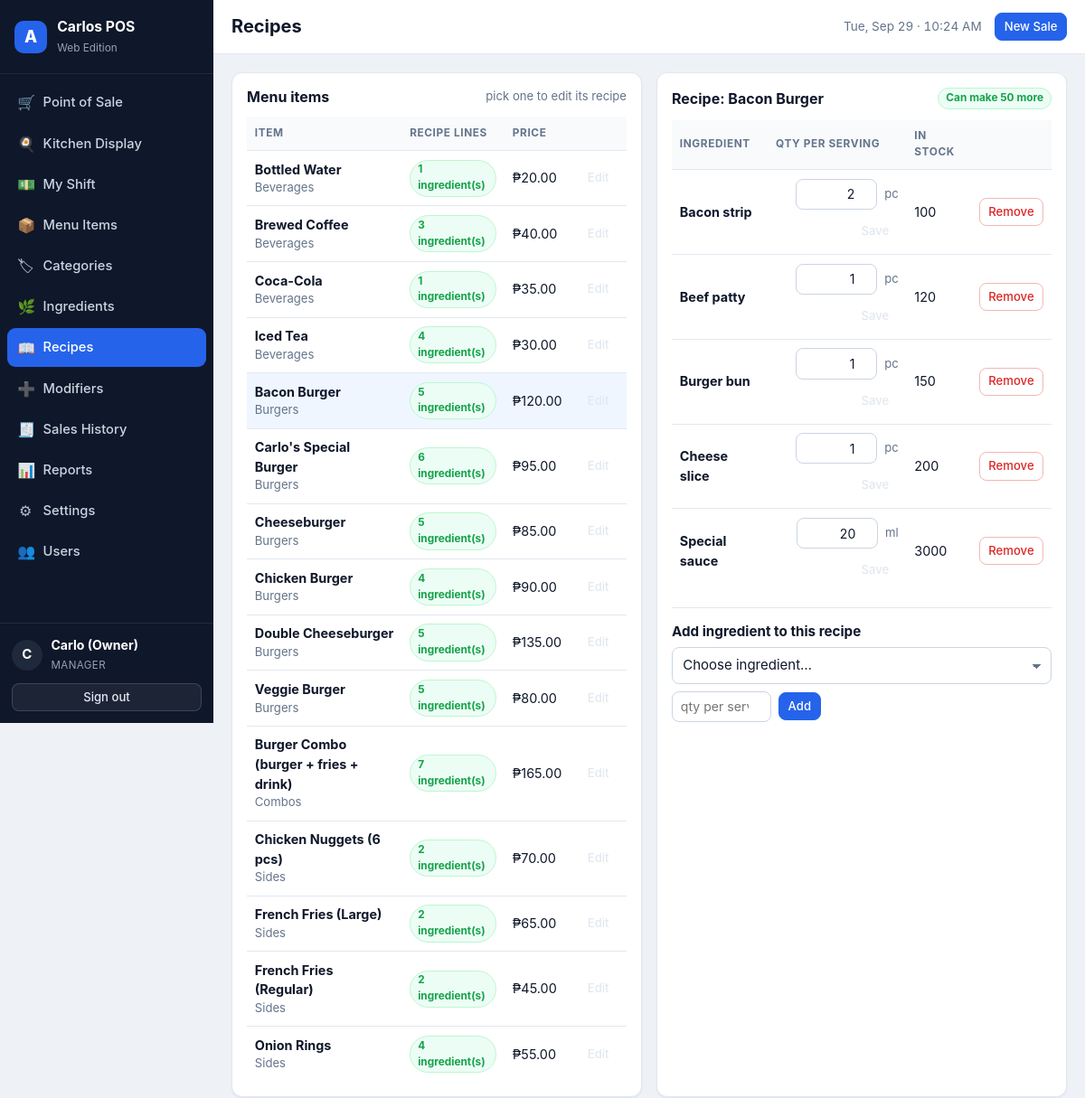
Screenshot of /index.php?page=recipes (signed in) with the database file from the repository.
### tables this page shows
CREATE TABLE IF NOT EXISTS `users` (
  `id`            INT UNSIGNED NOT NULL AUTO_INCREMENT,
  `name`          VARCHAR(100) NOT NULL,
  `username`      VARCHAR(50)  NOT NULL,
  `password_hash` VARCHAR(255) NOT NULL,
  `role`          ENUM('admin','cashier') NOT NULL DEFAULT 'cashier',
  `active`        TINYINT(1)   NOT NULL DEFAULT 1,
  `last_login`    DATETIME NULL DEFAULT NULL,
  `created_at`    DATETIME NOT NULL DEFAULT CURRENT_TIMESTAMP,
  PRIMARY KEY (`id`),
  UNIQUE KEY `uq_users_username` (`username`)
);

CREATE TABLE IF NOT EXISTS `products` (
  `id`            INT UNSIGNED NOT NULL AUTO_INCREMENT,
  `sku`           VARCHAR(64)  NOT NULL,
  `barcode`       VARCHAR(64)  NULL DEFAULT NULL,
  `name`          VARCHAR(200) NOT NULL,
  `category_id`   INT UNSIGNED NULL DEFAULT NULL,
  `cost_price`    DECIMAL(12,2) NOT NULL DEFAULT 0.00,
  `selling_price` DECIMAL(12,2) NOT NULL DEFAULT 0.00,
  `stock_qty`     DECIMAL(12,3) NOT NULL DEFAULT 0.000,
  `reorder_level` DECIMAL(12,3) NOT NULL DEFAULT 5.000,
  `unit`          VARCHAR(20)  NOT NULL DEFAULT 'pc',
  `tax_exempt`    TINYINT(1)   NOT NULL DEFAULT 0,
  `active`        TINYINT(1)   NOT NULL DEFAULT 1,
  `created_at`    DATETIME NOT NULL DEFAULT CURRENT_TIMESTAMP,
  `updated_at`    DATETIME NULL DEFAULT NULL ON UPDATE CURRENT_TIMESTAMP,
  PRIMARY KEY (`id`),
  UNIQUE KEY `uq_products_sku` (`sku`),
  UNIQUE KEY `uq_products_barcode` (`barcode`),
  KEY `ix_products_cat` (`category_id`),
  KEY `ix_products_name` (`name`),
  CONSTRAINT `fk_products_category` FOREIGN KEY (`category_id`)
    REFERENCES `categories` (`id`) ON DELETE SET NULL ON UPDATE CASCADE
);

CREATE TABLE IF NOT EXISTS `categories` (
  `id`         INT UNSIGNED NOT NULL AUTO_INCREMENT,
  `name`       VARCHAR(100) NOT NULL,
  `created_at` DATETIME NOT NULL DEFAULT CURRENT_TIMESTAMP,
  PRIMARY KEY (`id`),
  UNIQUE KEY `uq_categories_name` (`name`)
);

CREATE TABLE IF NOT EXISTS `product_ingredients` (
  `product_id`    INT UNSIGNED NOT NULL,
  `ingredient_id` INT UNSIGNED NOT NULL,
  `qty_per_unit`  DECIMAL(12,3) NOT NULL DEFAULT 1.000,
  PRIMARY KEY (`product_id`,`ingredient_id`),
  CONSTRAINT `fk_recipe_product` FOREIGN KEY (`product_id`)
    REFERENCES `products` (`id`) ON DELETE CASCADE ON UPDATE CASCADE,
  CONSTRAINT `fk_recipe_ingredient` FOREIGN KEY (`ingredient_id`)
    REFERENCES `ingredients` (`id`) ON DELETE CASCADE ON UPDATE CASCADE
);

CREATE TABLE IF NOT EXISTS `ingredients` (
  `id`            INT UNSIGNED NOT NULL AUTO_INCREMENT,
  `name`          VARCHAR(120) NOT NULL,
  `unit`          VARCHAR(20)  NOT NULL DEFAULT 'g',
  `stock_qty`     DECIMAL(12,3) NOT NULL DEFAULT 0.000,
  `reorder_level` DECIMAL(12,3) NOT NULL DEFAULT 0.000,
  `cost_per_unit` DECIMAL(12,4) NOT NULL DEFAULT 0.0000,
  `active`        TINYINT(1)   NOT NULL DEFAULT 1,
  `created_at`    DATETIME NOT NULL DEFAULT CURRENT_TIMESTAMP,
  `updated_at`    DATETIME NULL DEFAULT NULL ON UPDATE CURRENT_TIMESTAMP,
  PRIMARY KEY (`id`),
  UNIQUE KEY `uq_ingredients_name` (`name`)
);

### app/helpers.php (called while the page is built, shortened)
<?php
function e($value)
{
    return htmlspecialchars((string) $value, ENT_QUOTES | ENT_SUBSTITUTE, 'UTF-8');
}
function base_url($path = '')
{
    static $base = null;
    if ($base === null) {
        if (BASE_URL !== '') {
            $base = rtrim(BASE_URL, '/');
        } else {
            $script = $_SERVER['SCRIPT_NAME'] ?? '/index.php';
            $dir    = str_replace('\\', '/', dirname($script));
            $base   = ($dir === '/' || $dir === '.') ? '' : rtrim($dir, '/');
        }
    }
    return $base . '/' . ltrim((string) $path, '/');
}
function asset($path)
{
    return base_url('assets/' . ltrim($path, '/'));
}
function is_post()
{
    return ($_SERVER['REQUEST_METHOD'] ?? 'GET') === 'POST';
}
function get($key, $default = '')
{
    return isset($_GET[$key]) ? (is_string($_GET[$key]) ? trim($_GET[$key]) : $_GET[$key]) : $default;
}
function is_logged_in()
{
    return !empty($_SESSION['user_id']);
}
function current_user()
{
    static $user = false;
    if ($user === false) {
        $user = null;
        if (is_logged_in()) {
            $user = db_one('SELECT id, name, username, role, active FROM users WHERE id = ? AND active = 1',
                           [(int) $_SESSION['user_id']]);
        }
    }
    return $user;
}
function require_login()
{
    current_user();
}
function require_admin()
{
    require_login();
}
function money($amount, $withSymbol = true)
{
    $dp      = (int) setting('decimal_places', '2');
    $symbol  = setting('currency_symbol', '₱');
    $number  = number_format((float) $amount, $dp, '.', ',');
    return setting('currency_position', 'before') === 'before'
        ? $symbol . $number
        : $number . ' ' . $symbol;
}
function initial($name)
{
    $name = trim((string) $name);
    return function_exists('mb_substr')
        ? mb_strtoupper(mb_substr($name, 0, 1))
        : strtoupper(substr($name, 0, 1));
}
function fmt_qty($qty)
{
    return rtrim(rtrim(number_format((float) $qty, 3, '.', ''), '0'), '.');
}
function setting($key, $default = '')
{
    global $APP_SETTINGS;
    return $APP_SETTINGS[$key];
}
function role_label($role)
{
    return $role === 'admin' ? 'Manager' : 'Cashier';
}

### app/db.php (called while the page is built, shortened)
<?php
function db()
{
    static $pdo = null;
    if ($pdo === null) {
        $dsn = 'mysql:host=' . DB_HOST . ';dbname=' . DB_NAME . ';charset=' . DB_CHARSET;
        $pdo = new PDO($dsn, DB_USER, DB_PASS, [
            PDO::ATTR_ERRMODE            => PDO::ERRMODE_EXCEPTION,
            PDO::ATTR_DEFAULT_FETCH_MODE => PDO::FETCH_ASSOC,
            PDO::ATTR_EMULATE_PREPARES   => false,
        ]);
    }
    return $pdo;
}
function db_all($sql, $params = [])
{
    $st = db()->prepare($sql);
    $st->execute($params);
    return $st->fetchAll();
}
function db_one($sql, $params = [])
{
    $st = db()->prepare($sql);
    $st->execute($params);
    $row = $st->fetch();
    return $row === false ? null : $row;
}

### app/controllers/inventory.php (called while the page is built, shortened)
<?php
function recipes_controller()
{
    $productId = (int) get('id', 0);
    if ($productId <= 0) {
        $first = db_one('SELECT id FROM products ORDER BY name LIMIT 1');
        $productId = $first ? (int) $first['id'] : 0;
    }
    $products = db_all(
        'SELECT p.id, p.name, p.selling_price, p.unit, c.name AS category_name,
                (SELECT COUNT(*) FROM product_ingredients pi WHERE pi.product_id = p.id) AS recipe_count,
                (SELECT COALESCE(SUM(pi.qty_per_unit * i.cost_per_unit),0)
                   FROM product_ingredients pi JOIN ingredients i ON i.id = pi.ingredient_id
                  WHERE pi.product_id = p.id) AS recipe_cost
           FROM products p LEFT JOIN categories c ON c.id = p.category_id
          ORDER BY c.name, p.name'
    );
    $product = null;
    $recipe  = [];
    if ($productId > 0) {
        $product = db_one('SELECT * FROM products WHERE id = ?', [$productId]);
        $recipe  = db_all(
            'SELECT pi.*, i.name AS ingredient_name, i.unit, i.stock_qty
               FROM product_ingredients pi
               JOIN ingredients i ON i.id = pi.ingredient_id
              WHERE pi.product_id = ?
              ORDER BY i.name',
            [$productId]
        );
    }
    return [
        'title'       => 'Recipes',
        'products'    => $products,
        'product'     => $product,
        'productId'   => $productId,
        'recipe'      => $recipe,
        'ingredients' => db_all('SELECT id, name, unit, stock_qty FROM ingredients WHERE active = 1 ORDER BY name'),
        'capacity'    => recipe_capacity($productId),
    ];
}
function recipe_capacity($productId)
{
    $rows = db_all(
        'SELECT pi.qty_per_unit, i.stock_qty
           FROM product_ingredients pi
           JOIN ingredients i ON i.id = pi.ingredient_id
          WHERE pi.product_id = ? AND pi.qty_per_unit > 0',
        [(int) $productId]
    );
    $min = null;
    foreach ($rows as $r) {
        $possible = floor((float) $r['stock_qty'] / (float) $r['qty_per_unit']);
        if ($min === null || $possible < $min) {
            $min = $possible;
        }
    }
    return max(0, (int) $min);
}

### app/views/recipes.php (the view, shortened to what this page needs)
<?php
$products    = $data['products'];
$product     = $data['product'];
$recipe      = $data['recipe'];
$capacity    = $data['capacity'];
?>
<div class="grid-2">
  <div class="card">
    <div class="card-head"><h3>Menu items</h3>
      <span class="muted small">pick one to edit its recipe</span>
    </div>
    <div class="table-wrap">
      <table class="table">
        <thead><tr><th>Item</th><th>Recipe lines</th><th class="right">Price</th><th></th></tr></thead>
        <tbody>
        <?php foreach ($products as $p): ?>
          <tr class="<?= (int) $data['productId'] === (int) $p['id'] ? 'row-active' : '' ?>">
            <td>
              <strong><?= e($p['name']) ?></strong>
              <div class="muted small"><?= e($p['category_name'] ?? 'Uncategorized') ?></div>
            </td>
            <td>
              <?php if ((int) $p['recipe_count'] === 0): ?>
                <span class="pill pill-low">no recipe</span>
              <?php else: ?>
                <span class="pill pill-ok"><?= e($p['recipe_count']) ?> ingredient(s)</span>
              <?php endif; ?>
            </td>
            <td class="right"><?= e(money($p['selling_price'])) ?></td>
            <td class="right"><a class="btn btn-sm btn-ghost" href="<?= e(base_url('index.php?page=recipes&id=' . $p['id'])) ?>">Edit</a></td>
          </tr>
        <?php endforeach; ?>
        </tbody>
      </table>
    </div>
  </div>
  <div class="card">
    <div class="card-head">
      <h3><?= $product ? 'Recipe: ' . e($product['name']) : 'Recipe' ?></h3>
      <?php if ($capacity !== null): ?>
        <span class="pill <?= $capacity <= 0 ? 'pill-out' : ($capacity < 10 ? 'pill-low' : 'pill-ok') ?>">
          Can make <?= e($capacity) ?> more
        </span>
      <?php endif; ?>
    </div>
    <?php if (!$product): ?>
      <p class="muted">Add a menu item first (Products → Add product).</p>
    <?php else: ?>
      <?php if (!$recipe): ?>
        <p class="muted">No ingredients mapped yet. Selling this item will not consume any raw stock.</p>
      <?php else: ?>
        <div class="table-wrap">
          <table class="table">
            <thead><tr><th>Ingredient</th><th class="right">Qty per serving</th><th class="right">In stock</th><th class="right"></th></tr></thead>
            <tbody>
            <?php foreach ($recipe as $r): ?>
              <tr>
                <td><strong><?= e($r['ingredient_name']) ?></strong></td>
                <td class="right">
                  <form method="post" action="<?= e(base_url('index.php?page=recipes&action=update')) ?>" class="inline-form" style="justify-content:flex-end">
                    <input class="input input-sm" style="width:90px;text-align:right" type="number" step="0.001" min="0"
                           name="qty_per_unit" value="<?= e(fmt_qty($r['qty_per_unit'])) ?>">
                    <span class="muted small"><?= e($r['unit']) ?></span>
                    <button class="btn btn-sm btn-ghost" type="submit">Save</button>
                  </form>
                </td>
                <td class="right"><?= e(fmt_qty($r['stock_qty'])) ?></td>
                <td class="right">
                  <form method="post" action="<?= e(base_url('index.php?page=recipes&action=remove')) ?>" class="inline">
                    <button class="btn btn-sm btn-danger" type="submit" data-confirm="Remove this ingredient from the recipe?">Remove</button>
                  </form>
                </td>
              </tr>
            <?php endforeach; ?>
            </tbody>
          </table>
        </div>
      <?php endif; ?>
      <hr class="sep">
      <h4>Add ingredient to this recipe</h4>
      <form method="post" action="<?= e(base_url('index.php?page=recipes&action=add')) ?>" class="inline-form">
        <select class="input" name="ingredient_id" required>
          <option value="">Choose ingredient…</option>
        </select>
        <input class="input input-sm" style="width:110px" type="number" step="0.001" min="0" name="qty_per_unit"
               placeholder="qty per serving" required>
        <button class="btn btn-primary btn-sm" type="submit">Add</button>
      </form>
    <?php endif; ?>
  </div>
</div>

### app/views/layout/header.php (shortened to what this page needs)
<?php
$user     = $layout === 'app' ? current_user() : null;
$title    = $data['title'] ?? ucfirst($page ?? 'POS');
$navItems = [
    'pos'        => ['Point of Sale',   'cart',    'user'],
    'kitchen'    => ['Kitchen Display', 'kitchen', 'user'],
    'shifts'     => ['My Shift',        'drawer',  'user'],
    'products'   => ['Menu Items',      'box',     'admin'],
    'categories' => ['Categories',      'tag',     'admin'],
    'inventory'  => ['Ingredients',     'leaf',    'admin'],
    'recipes'    => ['Recipes',         'recipe',  'admin'],
    'modifiers'  => ['Modifiers',       'plus',    'admin'],
    'sales'      => ['Sales History',   'receipt', 'admin'],
    'reports'    => ['Reports',         'chart',   'admin'],
    'settings'   => ['Settings',        'gear',    'user'],
    'users'      => ['Users',           'users',   'admin'],
];
?>
<!DOCTYPE html>
<html lang="en">
<head>
<link rel="stylesheet" href="<?= e(asset('css/app.css')) ?>">
</head>
<body class="layout-<?= e($layout) ?><?= $page === 'pos' ? ' page-pos' : '' ?>">
<?php if ($layout === 'app'): ?>
<div class="app-shell">
  <aside class="sidebar" id="sidebar">
    <div class="brand">
      <div class="brand-mark">A</div>
      <div class="brand-text">
        <strong>Carlos POS</strong>
        <span>Web Edition</span>
      </div>
    </div>
    <nav class="nav">
      <?php foreach ($navItems as $key => [$label, $icon, $required]): ?>
        <a class="nav-link<?= $page === $key ? ' active' : '' ?>" href="<?= e(base_url('index.php?page=' . $key)) ?>">
          <span class="ico ico-<?= e($icon) ?>" aria-hidden="true"></span>
          <span class="nav-label"><?= e($label) ?></span>
        </a>
      <?php endforeach; ?>
    </nav>
    <div class="sidebar-foot">
      <div class="who">
        <div class="avatar"><?= e(initial($user['name'])) ?></div>
        <div>
          <strong><?= e($user['name']) ?></strong>
          <span class="role"><?= e(role_label($user['role'])) ?></span>
        </div>
      </div>
      <a class="btn btn-ghost btn-sm" href="<?= e(base_url('index.php?page=logout')) ?>">Sign out</a>
    </div>
  </aside>
  <div class="main">
    <header class="topbar">
      <div class="topbar-title">
        <h1><?= e($title) ?></h1>
      </div>
      <div class="topbar-meta">
        <span class="clock" id="clock"><?= e(date('D, M d · h:i A')) ?></span>
        <a class="btn btn-primary btn-sm" href="<?= e(base_url('index.php?page=pos')) ?>">New Sale</a>
      </div>
    </header>
    <main class="content">
<?php endif; ?>

### rows the page displays
users: name "C", name "Carlo (Owner)", role "MANAGER"
products: name "Bottled Water", category.name "Beverages", recipe_count "1", selling_price "₱20.00"
products: name "Brewed Coffee", category.name "Beverages", recipe_count "3", selling_price "₱40.00"
products: name "Coca-Cola", category.name "Beverages", recipe_count "1", selling_price "₱35.00"
products: name "Iced Tea", category.name "Beverages", recipe_count "4", selling_price "₱30.00"
products: name "Bacon Burger", category.name "Burgers", recipe_count "5", selling_price "₱120.00"
products: name "Carlo's Special Burger", category.name "Burgers", recipe_count "6", selling_price "₱95.00"
products: name "Cheeseburger", category.name "Burgers", recipe_count "5", selling_price "₱85.00"
products: name "Chicken Burger", category.name "Burgers", recipe_count "4", selling_price "₱90.00"
products: name "Double Cheeseburger", category.name "Burgers", recipe_count "5", selling_price "₱135.00"
products: name "Veggie Burger", category.name "Burgers", recipe_count "5", selling_price "₱80.00"
products: name "Burger Combo (burger + fries + drink)", category.name "Combos", recipe_count "7", selling_price "₱165.00"
products: name "Chicken Nuggets (6 pcs)", category.name "Sides", recipe_count "2", selling_price "₱70.00"
products: name "French Fries (Large)", category.name "Sides", recipe_count "2", selling_price "₱65.00"
products: name "French Fries (Regular)", category.name "Sides", recipe_count "2", selling_price "₱45.00"
products: name "Onion Rings", category.name "Sides", recipe_count "4", selling_price "₱55.00"
product_ingredients: ingredient.name "Bacon strip", qty_per_unit "2", ingredient.unit "pc", ingredient.stock_qty "100"
product_ingredients: ingredient.name "Beef patty", qty_per_unit "1", ingredient.unit "pc", ingredient.stock_qty "120"
product_ingredients: ingredient.name "Burger bun", qty_per_unit "1", ingredient.unit "pc", ingredient.stock_qty "150"
product_ingredients: ingredient.name "Cheese slice", qty_per_unit "1", ingredient.unit "pc", ingredient.stock_qty "200"
product_ingredients: ingredient.name "Special sauce", qty_per_unit "20", ingredient.unit "ml", ingredient.stock_qty "3000"

### other values shown
$label "Point of Sale"
$label "Kitchen Display"
$label "My Shift"
$label "Menu Items"
$label "Categories"
$label "Ingredients"
$label "Recipes"
$label "Modifiers"
$label "Sales History"
$label "Reports"
$label "Settings"
$label "Users"
$title "Recipes"
$capacity "50"
